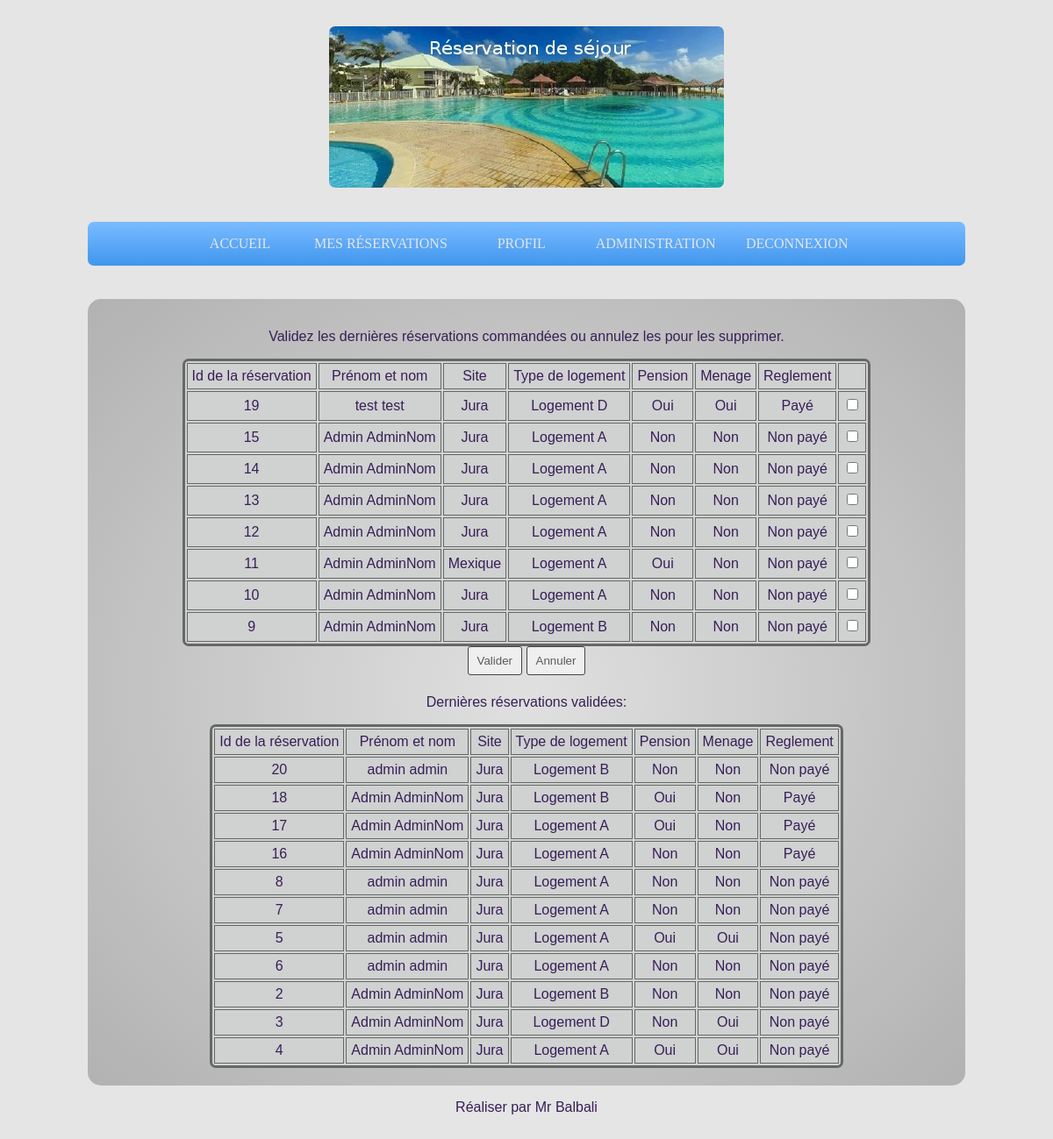
/validation.php (signed in), run on the app's committed database.
### tables this page shows
CREATE TABLE IF NOT EXISTS `reservation` (
  `id_reservation` int(11) NOT NULL AUTO_INCREMENT,
  `semaine_reservation` int(11) NOT NULL,
  `user_reservation` int(11) NOT NULL,
  `date_reservation` datetime NOT NULL,
  `site_reservation` int(11) NOT NULL,
  `log_reservation` int(11) NOT NULL,
  `pension_reservation` tinyint(1) NOT NULL,
  `menage_reservation` tinyint(1) NOT NULL,
  `valide_reservation` tinyint(1) NOT NULL DEFAULT '0',
  `paye_reservation` tinyint(1) NOT NULL DEFAULT '0',
  KEY `id_reservation` (`id_reservation`)
);

CREATE TABLE IF NOT EXISTS `user` (
  `id_user` int(11) NOT NULL AUTO_INCREMENT,
  `nom_user` varchar(255) NOT NULL,
  `prenom_user` varchar(255) NOT NULL,
  `date_user` timestamp NOT NULL DEFAULT CURRENT_TIMESTAMP,
  `email_user` varchar(255) NOT NULL,
  `mdp_user` varchar(255) NOT NULL,
  `rang_user` tinyint(1) NOT NULL DEFAULT '0',
  `argent_user` double NOT NULL DEFAULT '0',
  PRIMARY KEY (`id_user`)
);

CREATE TABLE IF NOT EXISTS `site` (
  `id_site` int(11) NOT NULL AUTO_INCREMENT,
  `nom_site` varchar(255) NOT NULL,
  KEY `id_site` (`id_site`)
);

CREATE TABLE IF NOT EXISTS `logement` (
  `id_log` int(11) NOT NULL AUTO_INCREMENT,
  `type_log` varchar(255) NOT NULL,
  PRIMARY KEY (`id_log`)
);

### class/liste_reserv.php (called while the page is built)
<?php
include_once 'class/sql.php';
class liste_reserv extends sql {
    private $data;
	private $valide;
    public function req_data() {
        $this->data = $this->dbh->query('
		SELECT * FROM reservation
		INNER JOIN user ON user.id_user = reservation.user_reservation
		INNER JOIN site ON site.id_site = reservation.site_reservation
		INNER JOIN logement ON logement.id_log = reservation.log_reservation
		WHERE valide_reservation = 0
		ORDER BY date_reservation DESC
		')->fetchAll();
    }
    public function req_data_valide() {
        $this->valide = $this->dbh->query('
		SELECT * FROM reservation
		INNER JOIN user ON user.id_user = reservation.user_reservation
		INNER JOIN site ON site.id_site = reservation.site_reservation
		INNER JOIN logement ON logement.id_log = reservation.log_reservation
		WHERE valide_reservation = 1
		ORDER BY date_reservation DESC
		')->fetchAll();
    }
    public function get_data() {
        return $this->data;
    }
    public function get_valide() {
        return $this->valide;
    }
}
?>

### class/sql.php (called while the page is built, shortened)
<?php
abstract class sql {
    function __construct() {
        try {
            $this->dbh = new PDO('mysql:host=localhost;dbname=ppe2', 'root', '');
        } catch (PDOException $e) {
            echo 'Connexion échouée : ' . $e->getMessage();
        }
    }
}

### validation.php (the view, shortened to what this page needs)
<?php
include_once 'class/liste_reserv.php';
$liste = new liste_reserv();
$liste->req_data();
$liste->req_data_valide();
$reserv = $liste->get_data();
$valide = $liste->get_valide();
include_once 'header.php';
?>
	<?php
	if(empty($reserv)) {
		echo '<p>Aucune réservation à valider ou à supprimer.</p>';
	}
	else {?>
		<p>Validez les dernières réservations commandées ou annulez les pour les supprimer.</p>
		<form method="post">
			<table>
				<tr>
					<td>Id de la réservation</td>
					<td>Prénom et nom</td>
					<td>Site</td>
					<td>Type de logement</td>
					<td>Pension</td>
					<td>Menage</td>
					<td>Reglement</td>
					<td></td>
				</tr>
				<?php foreach($reserv as $elem) { ?>
				<tr>
					<td><?php echo $elem['id_reservation']; ?></td>
					<td><?php echo $elem['prenom_user'] . ' ' . $elem['nom_user']; ?></td>
					<td><?php echo $elem['nom_site']; ?></td>
					<td><?php echo $elem['type_log']; ?></td>
					<td>
						<?php if($elem['pension_reservation'] == 1) echo 'Oui';
						else echo 'Non'; ?>
					</td>
					<td>
						<?php if($elem['menage_reservation'] == 1) echo 'Oui';
						else echo 'Non'; ?>
					</td>
					<td>
						<?php if($elem['paye_reservation'] == 1) echo 'Payé';
						else echo 'Non payé'; ?>
					</td>
					<td><input type="checkbox" name="valide[<?php echo $elem['id_reservation']; ?>]"/></td>
				</tr>
				<?php } ?>
			</table>
			<input type="submit" name="valider" value="Valider"/>
			<input type="submit" name="annuler" value="Annuler"/>
		</form>
		<p>Dernières réservations validées: </p>
		<table>
			<tr>
				<td>Id de la réservation</td>
				<td>Prénom et nom</td>
				<td>Site</td>
				<td>Type de logement</td>
				<td>Pension</td>
				<td>Menage</td>
				<td>Reglement</td>
			</tr>
			<?php foreach($valide as $elem) { ?>
			<tr>
				<td><?php echo $elem['id_reservation']; ?></td>
				<td><?php echo $elem['prenom_user'] . ' ' . $elem['nom_user']; ?></td>
				<td><?php echo $elem['nom_site']; ?></td>
				<td><?php echo $elem['type_log']; ?></td>
				<td>
					<?php if($elem['pension_reservation'] == 1) echo 'Oui';
					else echo 'Non'; ?>
				</td>
				<td>
					<?php if($elem['menage_reservation'] == 1) echo 'Oui';
					else echo 'Non'; ?>
				</td>
				<td>
						<?php if($elem['paye_reservation'] == 1) echo 'Payé';
						else echo 'Non payé'; ?>
					</td>
			</tr>
			<?php } ?>
		</table>
	<?php }
include_once 'footer.php'; ?>

### header.php (shortened to what this page needs)
<!doctype html>
<html lang="fr">
<head>
	<link rel="stylesheet" type="text/css" href="css.css">
</head>
<body>
<?php include_once 'menu.php'; ?>

### menu.php
<div id="header">
<a href="index.php"><img src="img/header.jpg" alt="header" style="position:relative;"/></a>
</div>
<ul class="menu">
        <li><a href="index.php">Accueil</a></li>
	<li><a href="interface.php">Mes réservations</a></li>
	<li><a href="profil.php">Profil</a>
        </li>
	<?php
	if (!empty($_SESSION['rang']) and $_SESSION['rang'] == 1)
	{
	echo '<li><a href="admin.php">Administration</a></li>  ';
	}
	?>
	<li><a href="deconnexion.php">Deconnexion</a></li>
    </ul> <br>
    <div id="paragraphe">
<div id="corps"><br>

### footer.php
</div>
<p> Réaliser par Mr Balbali</p>
</div>
</body>
</html>

### css.css (style rules this page uses)
html, body { margin: auto; padding: auto; background: #e5e5e5; padding-bottom:20px; }
body { font-family: Verdana, sans-serif; font-size: 100%; padding-top: 15px; width: 1000px; }
.menu { list-style-type: none; margin: 0px; width: 1000px; padding: 0px; text-align: center; background: #7abcff; background: -moz-linear-gradient(top, #7abcff 0%, #60abf8 44%, #4096ee 100%); background: -webkit-gradient(linear, left top, left bottom, color-stop(0%,#7abcff), color-stop(44%,#60abf8), color-stop(100%,#4096ee)); background: -webkit-linear-gradient(top, #7abcff 0%,#60abf8 44%,#4096ee 100%); background: -o-linear-gradient(top, #7abcff 0%,#60abf8 44%,#4096ee 100%); background: -ms-linear-gradient(top, #7abcff 0%,#60abf8 44%,#4096ee 100%); background: linear-gradient(to bottom, #7abcff 0%,#60abf8 44%,#4096ee 100%); filter: progid:DXImageTransform.Microsoft.gradient( startColorstr='#7abcff', endColorstr='#4096ee',GradientType=0 ); border-radius: 7px 7px 7px 7px; }
.menu li { padding: 0px; display: inline; line-height: 50px; }
.menu li a { color: #e5e5e5; font-family: serif; font-weight: normal; text-transform: uppercase; display: inline-block; line-height: 40px; min-width: 10%; padding: 0px 10px; margin-right: 1%; text-decoration: none; text-align: center; }
#header { padding: 15px; font-weight : bold; font-size: 100%; text-align: center; color: #00aced; margin-bottom:2%; }
img { border-radius: 7px; -moz-border-radius: 7px; -webkit-border-radius: 7px; }
#corps { background: #e0e0e0; background: -moz-radial-gradient(center, ellipse cover, #e0e0e0 0%, #b2b2b2 99%); background: -webkit-gradient(radial, center center, 0px, center center, 100%, color-stop(0%,#e0e0e0), color-stop(99%,#b2b2b2)); background: -webkit-radial-gradient(center, ellipse cover, #e0e0e0 0%,#b2b2b2 99%); background: -o-radial-gradient(center, ellipse cover, #e0e0e0 0%,#b2b2b2 99%); background: -ms-radial-gradient(center, ellipse cover, #e0e0e0 0%,#b2b2b2 99%); background: radial-gradient(ellipse at center, #e0e0e0 0%,#b2b2b2 99%); filter: progid:DXImageTransform.Microsoft.gradient( startColorstr='#e0e0e0', endColorstr='#b2b2b2',GradientType=1 ); padding-bottom:20px; border-radius: 15px 15px 15px 15px; }
#paragraphe { text-align:center; color: #371F57; margin-top:2%; }
table { border: medium solid #666767; border-radius: 7px; background: #D0D1D1; margin-left:auto; margin-right:auto; }
td { border: thin solid #666767; padding: 5px; text-align: center; }
tr { border: thin solid #666767; padding: 5px; text-align: center; }
a:link { color: #0868BC; }
input { padding: 8px 10px; color: #5a5a5a; margin-bottom : 6px; border: 1px solid #444; border-radius: 3px; -webkit-transition: all 0.7s; -moz-transition: all 0.7s; transition: all 0.7s; }

### data on the page
reservation: id_reservation "19", user.prenom_user "test", user.nom_user "test", site.nom_site "Jura", logement.type_log "Logement D", pension_reservation "Oui", menage_reservation "Oui", paye_reservation "Payé"
reservation: id_reservation "15", user.prenom_user "Admin", user.nom_user "AdminNom", site.nom_site "Jura", logement.type_log "Logement A", pension_reservation "Non", menage_reservation "Non", paye_reservation "Non payé"
reservation: id_reservation "14", user.prenom_user "Admin", user.nom_user "AdminNom", site.nom_site "Jura", logement.type_log "Logement A", pension_reservation "Non", menage_reservation "Non", paye_reservation "Non payé"
reservation: id_reservation "13", user.prenom_user "Admin", user.nom_user "AdminNom", site.nom_site "Jura", logement.type_log "Logement A", pension_reservation "Non", menage_reservation "Non", paye_reservation "Non payé"
reservation: id_reservation "12", user.prenom_user "Admin", user.nom_user "AdminNom", site.nom_site "Jura", logement.type_log "Logement A", pension_reservation "Non", menage_reservation "Non", paye_reservation "Non payé"
reservation: id_reservation "11", user.prenom_user "Admin", user.nom_user "AdminNom", site.nom_site "Mexique", logement.type_log "Logement A", pension_reservation "Oui", menage_reservation "Non", paye_reservation "Non payé"
reservation: id_reservation "10", user.prenom_user "Admin", user.nom_user "AdminNom", site.nom_site "Jura", logement.type_log "Logement A", pension_reservation "Non", menage_reservation "Non", paye_reservation "Non payé"
reservation: id_reservation "9", user.prenom_user "Admin", user.nom_user "AdminNom", site.nom_site "Jura", logement.type_log "Logement B", pension_reservation "Non", menage_reservation "Non", paye_reservation "Non payé"
reservation: id_reservation "20", user.prenom_user "admin", user.nom_user "admin", site.nom_site "Jura", logement.type_log "Logement B", pension_reservation "Non", menage_reservation "Non", paye_reservation "Non payé"
reservation: id_reservation "18", user.prenom_user "Admin", user.nom_user "AdminNom", site.nom_site "Jura", logement.type_log "Logement B", pension_reservation "Oui", menage_reservation "Non", paye_reservation "Payé"
reservation: id_reservation "17", user.prenom_user "Admin", user.nom_user "AdminNom", site.nom_site "Jura", logement.type_log "Logement A", pension_reservation "Oui", menage_reservation "Non", paye_reservation "Payé"
reservation: id_reservation "16", user.prenom_user "Admin", user.nom_user "AdminNom", site.nom_site "Jura", logement.type_log "Logement A", pension_reservation "Non", menage_reservation "Non", paye_reservation "Payé"
reservation: id_reservation "8", user.prenom_user "admin", user.nom_user "admin", site.nom_site "Jura", logement.type_log "Logement A", pension_reservation "Non", menage_reservation "Non", paye_reservation "Non payé"
reservation: id_reservation "7", user.prenom_user "admin", user.nom_user "admin", site.nom_site "Jura", logement.type_log "Logement A", pension_reservation "Non", menage_reservation "Non", paye_reservation "Non payé"
reservation: id_reservation "5", user.prenom_user "admin", user.nom_user "admin", site.nom_site "Jura", logement.type_log "Logement A", pension_reservation "Oui", menage_reservation "Oui", paye_reservation "Non payé"
reservation: id_reservation "6", user.prenom_user "admin", user.nom_user "admin", site.nom_site "Jura", logement.type_log "Logement A", pension_reservation "Non", menage_reservation "Non", paye_reservation "Non payé"
reservation: id_reservation "2", user.prenom_user "Admin", user.nom_user "AdminNom", site.nom_site "Jura", logement.type_log "Logement B", pension_reservation "Non", menage_reservation "Non", paye_reservation "Non payé"
reservation: id_reservation "3", user.prenom_user "Admin", user.nom_user "AdminNom", site.nom_site "Jura", logement.type_log "Logement D", pension_reservation "Non", menage_reservation "Oui", paye_reservation "Non payé"
reservation: id_reservation "4", user.prenom_user "Admin", user.nom_user "AdminNom", site.nom_site "Jura", logement.type_log "Logement A", pension_reservation "Oui", menage_reservation "Oui", paye_reservation "Non payé"
